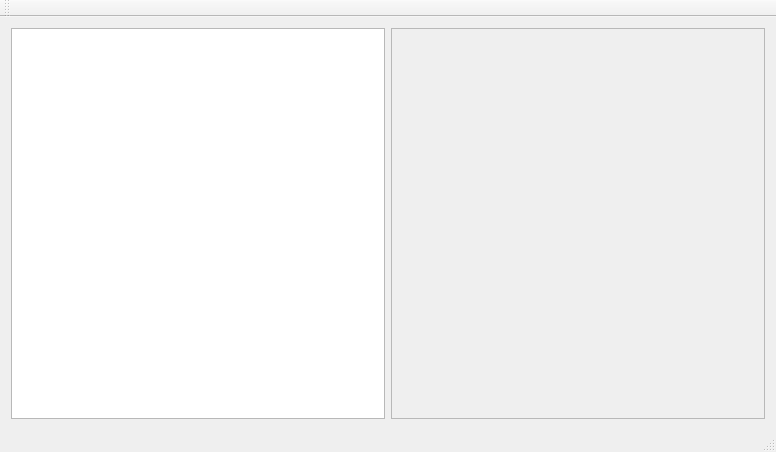
<?xml version="1.0" encoding="UTF-8"?>
<ui version="4.0">
 <class>MainWindow</class>
 <widget class="QMainWindow" name="MainWindow">
  <property name="geometry">
   <rect>
    <x>0</x>
    <y>0</y>
    <width>776</width>
    <height>452</height>
   </rect>
  </property>
  <property name="windowTitle">
   <string>MainWindow</string>
  </property>
  <widget class="QWidget" name="centralWidget">
   <layout class="QGridLayout" name="gridLayout">
    <item row="0" column="1">
     <widget class="QScrollArea" name="scrollArea">
      <property name="widgetResizable">
       <bool>true</bool>
      </property>
      <widget class="QWidget" name="scrollAreaWidgetContents">
       <property name="geometry">
        <rect>
         <x>0</x>
         <y>0</y>
         <width>374</width>
         <height>378</height>
        </rect>
       </property>
       <layout class="QVBoxLayout" name="verticalLayout">
        <item>
         <widget class="BibItemEditWidget" name="editWidget" native="true"/>
        </item>
       </layout>
      </widget>
     </widget>
    </item>
    <item row="0" column="0">
     <widget class="BibTableView" name="tableView"/>
    </item>
   </layout>
  </widget>
  <widget class="QMenuBar" name="menuBar">
   <property name="geometry">
    <rect>
     <x>0</x>
     <y>0</y>
     <width>776</width>
     <height>20</height>
    </rect>
   </property>
  </widget>
  <widget class="QToolBar" name="mainToolBar">
   <attribute name="toolBarArea">
    <enum>TopToolBarArea</enum>
   </attribute>
   <attribute name="toolBarBreak">
    <bool>false</bool>
   </attribute>
  </widget>
  <widget class="QStatusBar" name="statusBar"/>
 </widget>
 <layoutdefault spacing="6" margin="11"/>
 <customwidgets>
  <customwidget>
   <class>BibTableView</class>
   <extends>QTableView</extends>
   <header>bibtableview.h</header>
  </customwidget>
  <customwidget>
   <class>BibItemEditWidget</class>
   <extends>QWidget</extends>
   <header>bibitemeditwidget.h</header>
   <container>1</container>
  </customwidget>
 </customwidgets>
 <resources/>
 <connections/>
</ui>
